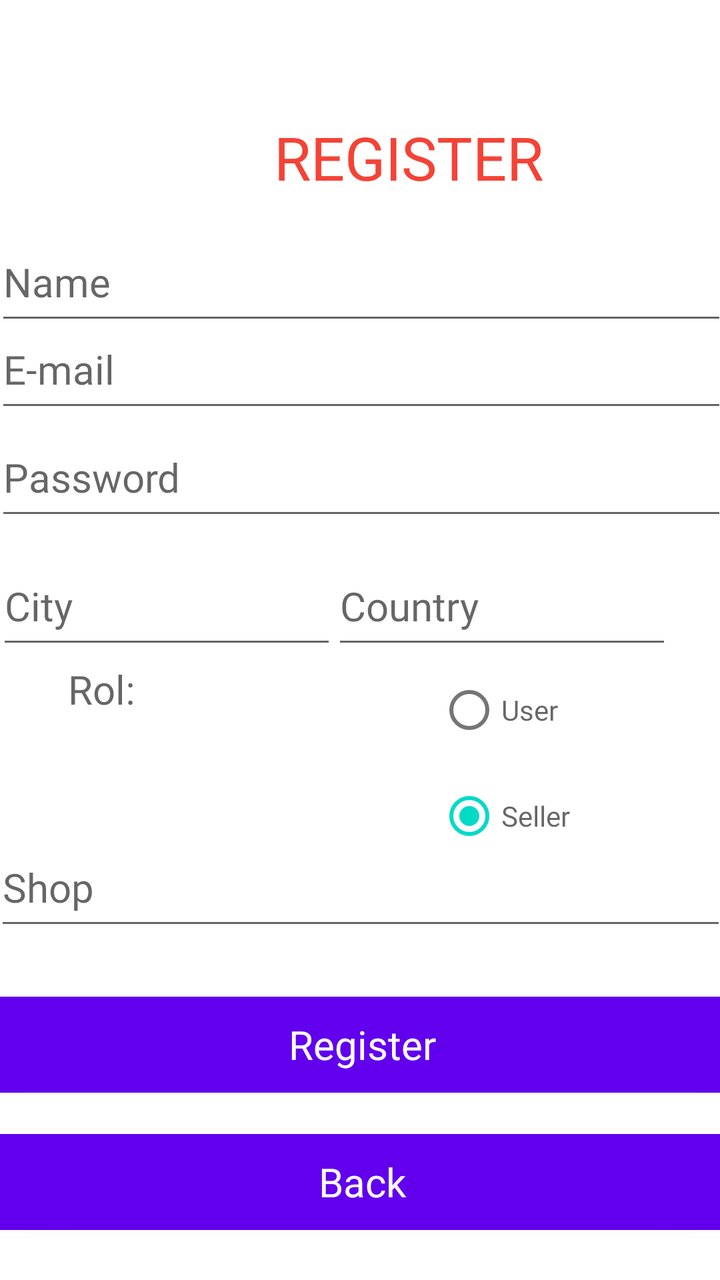
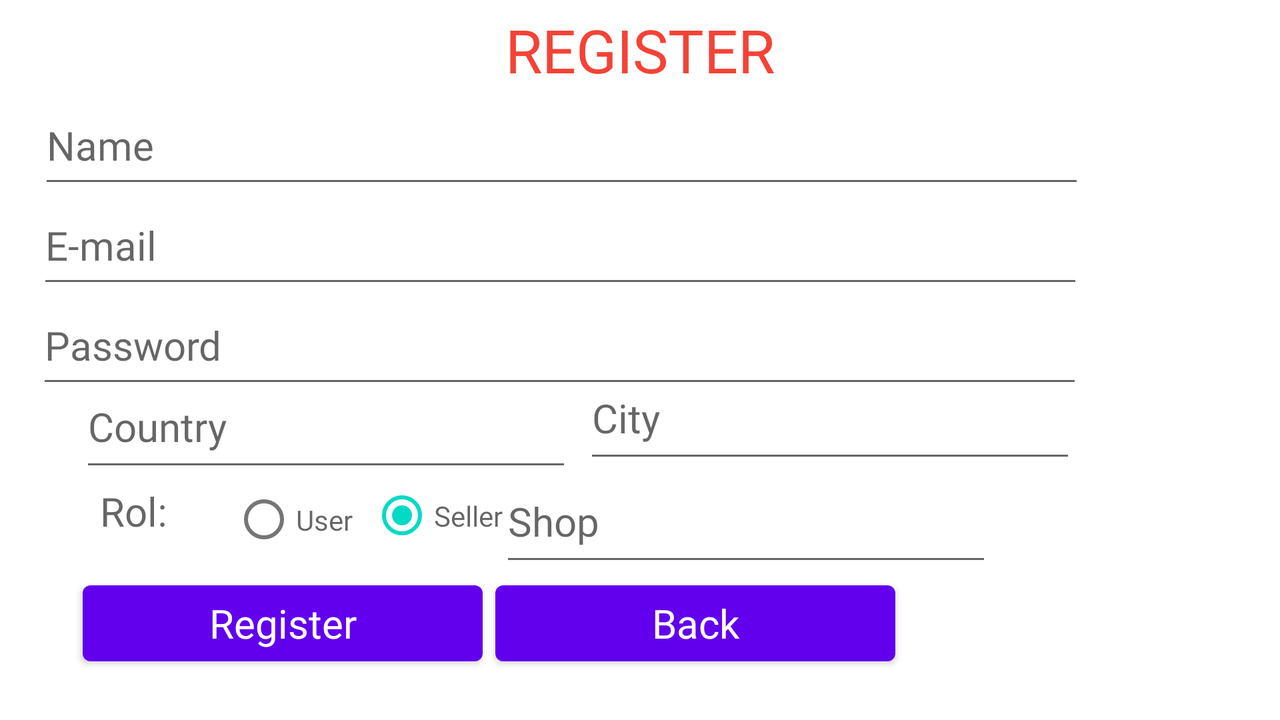

First picture: res/layout/ on a phone held upright. Second picture: the repository's own variant of that layout, on a device whose configuration matches the variant's folder. Source for both follows.
<!-- AndroidManifest.xml: application theme Theme.MiShopVirtual -->
<!-- res/layout/activity_shop_register.xml -->
<?xml version="1.0" encoding="utf-8"?>
<androidx.constraintlayout.widget.ConstraintLayout xmlns:android="http://schemas.android.com/apk/res/android"
    xmlns:app="http://schemas.android.com/apk/res-auto"
    xmlns:tools="http://schemas.android.com/tools"
    android:id="@+id/linearLayout2"
    android:background="@color/material_on_primary_emphasis_medium"
    android:layout_width="match_parent"
    android:layout_height="match_parent"
    tools:context=".shop_register">


    <TextView
        android:id="@+id/tvmensaje2"
        android:layout_width="175dp"
        android:layout_height="45dp"
        android:layout_marginTop="56dp"
        android:layout_marginEnd="68dp"
        android:fontFamily="@font/aladin"
        android:gravity="center"
        android:text="REGISTER"
        android:textColor="#F44336"
        android:textSize="30dp"
        app:layout_constraintEnd_toEndOf="parent"
        app:layout_constraintTop_toTopOf="parent" />

    <EditText
        android:id="@+id/etname"
        android:layout_width="366dp"
        android:layout_height="50dp"
        android:ems="10"
        android:fontFamily="@font/aladin"
        android:gravity="left"
        android:hint="Name"
        android:inputType="textPersonName"
        android:textSize="20dp"
        app:layout_constraintBottom_toBottomOf="parent"
        app:layout_constraintEnd_toEndOf="parent"
        app:layout_constraintHorizontal_bias="0.488"
        app:layout_constraintStart_toStartOf="parent"
        app:layout_constraintTop_toTopOf="parent"
        app:layout_constraintVertical_bias="0.199" />


    <EditText
        android:id="@+id/etemailregister"
        android:layout_width="366dp"
        android:layout_height="50dp"
        android:ems="10"
        android:fontFamily="@font/aladin"
        android:gravity="left"
        android:hint="E-mail"
        android:inputType="textEmailAddress"
        android:textSize="20dp"
        app:layout_constraintBottom_toBottomOf="parent"
        app:layout_constraintEnd_toEndOf="parent"
        app:layout_constraintHorizontal_bias="0.488"
        app:layout_constraintStart_toStartOf="parent"
        app:layout_constraintTop_toTopOf="parent"
        app:layout_constraintVertical_bias="0.273" />

    <EditText
        android:id="@+id/etcountry"
        android:layout_width="170dp"
        android:layout_height="50dp"
        android:layout_marginEnd="24dp"
        android:ems="10"
        android:fontFamily="@font/aladin"
        android:gravity="left"
        android:hint="Country"
        android:inputType="textPersonName"
        android:textSize="20dp"
        app:layout_constraintBottom_toBottomOf="parent"
        app:layout_constraintEnd_toEndOf="parent"
        app:layout_constraintTop_toBottomOf="@+id/etpassword2"
        app:layout_constraintVertical_bias="0.044" />

    <EditText
        android:id="@+id/etcity"
        android:layout_width="170dp"
        android:layout_height="50dp"
        android:ems="10"
        android:fontFamily="@font/aladin"
        android:gravity="left"
        android:hint="City"
        android:inputType="textPersonName"
        android:textSize="20dp"
        app:layout_constraintBottom_toBottomOf="parent"
        app:layout_constraintEnd_toStartOf="@+id/etcountry"
        app:layout_constraintHorizontal_bias="0.52"
        app:layout_constraintStart_toStartOf="parent"
        app:layout_constraintTop_toBottomOf="@+id/etpassword2"
        app:layout_constraintVertical_bias="0.044" />

    <EditText
        android:id="@+id/etpassword2"
        android:layout_width="366dp"
        android:layout_height="50dp"
        android:layout_marginTop="4dp"
        android:ems="10"
        android:fontFamily="@font/aladin"
        android:gravity="left"
        android:hint="Password"
        android:inputType="textPassword"
        android:textSize="20dp"
        app:layout_constraintEnd_toEndOf="parent"
        app:layout_constraintHorizontal_bias="0.489"
        app:layout_constraintStart_toStartOf="parent"
        app:layout_constraintTop_toBottomOf="@+id/etemailregister" />

    <LinearLayout
        android:layout_width="363dp"
        android:layout_height="98dp"
        android:layout_marginStart="24dp"
        android:orientation="horizontal"
        app:layout_constraintBottom_toBottomOf="parent"
        app:layout_constraintStart_toStartOf="parent"
        app:layout_constraintTop_toTopOf="parent"
        app:layout_constraintVertical_bias="0.611">

        <TextView
            android:id="@+id/textView14"
            android:layout_width="232dp"
            android:layout_height="wrap_content"
            android:layout_marginLeft="10dp"
            android:layout_weight="1"
            android:fontFamily="@font/aladin"
            android:gravity="left"
            android:hint="Rol:"
            android:textColor="#070707"
            android:textSize="20dp" />

        <RadioGroup
            android:layout_width="216dp"
            android:layout_height="match_parent"
            android:layout_weight="1">

            <RadioButton
                android:id="@+id/rbuser"
                android:layout_width="match_parent"
                android:layout_height="48dp"
                android:layout_marginBottom="5dp"
                android:fontFamily="@font/aladin"
                android:hint="User" />

            <RadioButton
                android:id="@+id/rbseller"
                android:layout_width="match_parent"
                android:layout_height="48dp"
                android:layout_marginBottom="5dp"
                android:checked="true"
                android:fontFamily="@font/aladin"
                android:hint="Seller" />

        </RadioGroup>

    </LinearLayout>

    <EditText
        android:id="@+id/etshop"
        android:layout_width="366dp"
        android:layout_height="50dp"
        android:ems="10"
        android:fontFamily="@font/aladin"
        android:gravity="left"
        android:hint="Shop"
        android:inputType="textPersonName"
        android:textSize="20dp"
        app:layout_constraintBottom_toBottomOf="parent"
        app:layout_constraintEnd_toEndOf="parent"
        app:layout_constraintHorizontal_bias="0.533"
        app:layout_constraintStart_toStartOf="parent"
        app:layout_constraintTop_toTopOf="parent"
        app:layout_constraintVertical_bias="0.712" />

    <Button
        android:id="@+id/btregistro"
        android:layout_width="380dp"
        android:layout_height="60dp"
        android:fontFamily="@font/aladin"
        android:gravity="center"
        android:onClick="Registrar"
        android:text="Register"
        android:textAppearance="@style/TextAppearance.AppCompat.Body1"
        android:textSize="20dp"
        app:layout_constraintBottom_toBottomOf="parent"
        app:layout_constraintEnd_toEndOf="parent"
        app:layout_constraintHorizontal_bias="0.483"
        app:layout_constraintStart_toStartOf="parent"
        app:layout_constraintTop_toTopOf="parent"
        app:layout_constraintVertical_bias="0.849" />

    <Button
        android:id="@+id/btregresar"
        android:layout_width="380dp"
        android:layout_height="60dp"
        android:fontFamily="@font/aladin"
        android:gravity="center"
        android:onClick="Back"
        android:text="Back"
        android:textAppearance="@style/TextAppearance.AppCompat.Body1"
        android:textSize="20dp"
        app:layout_constraintBottom_toBottomOf="parent"
        app:layout_constraintEnd_toEndOf="parent"
        app:layout_constraintHorizontal_bias="0.483"
        app:layout_constraintStart_toStartOf="parent"
        app:layout_constraintTop_toBottomOf="@+id/btregistro"
        app:layout_constraintVertical_bias="0.317" />

    <ImageView
        android:id="@+id/ivimagen2"
        android:layout_width="140dp"
        android:layout_height="119dp"
        android:layout_marginTop="16dp"
        app:layout_constraintEnd_toStartOf="@+id/tvmensaje2"
        app:layout_constraintHorizontal_bias="0.694"
        app:layout_constraintStart_toStartOf="parent"
        app:layout_constraintTop_toTopOf="parent"
        app:srcCompat="@drawable/red_dragon" />

</androidx.constraintlayout.widget.ConstraintLayout>
<!-- resources referenced by this layout -->
<resources>
  <style name="Theme.MiShopVirtual" parent="Theme.MaterialComponents.DayNight.DarkActionBar">
          
          <item name="colorPrimary">@color/purple_500</item>
          <item name="colorPrimaryVariant">@color/purple_700</item>
          <item name="colorOnPrimary">@color/white</item>
          
          <item name="colorSecondary">@color/teal_200</item>
          <item name="colorSecondaryVariant">@color/teal_700</item>
          <item name="colorOnSecondary">@color/black</item>
          
          <item name="android:statusBarColor" tools:targetApi="l">?attr/colorPrimaryVariant</item>
          
      </style>
</resources>
<!-- res/layout-land/activity_shop_register.xml (the repository's variant of the layout above) -->
<!-- drawn on the phone turned sideways -->
<?xml version="1.0" encoding="utf-8"?>
<androidx.constraintlayout.widget.ConstraintLayout xmlns:android="http://schemas.android.com/apk/res/android"
    xmlns:app="http://schemas.android.com/apk/res-auto"
    xmlns:tools="http://schemas.android.com/tools"
    android:id="@+id/linearLayout2"
    android:layout_width="match_parent"
    android:layout_height="match_parent"
    android:orientation="vertical"
    tools:context=".shop_register">


    <TextView
        android:id="@+id/tvmensaje2"
        android:layout_width="267dp"
        android:layout_height="42dp"
        android:layout_marginTop="16dp"
        android:layout_marginBottom="3dp"
        android:fontFamily="@font/aladin"
        android:gravity="center"
        android:text="REGISTER"
        android:textColor="#F44336"
        android:textSize="30dp"
        app:layout_constraintBottom_toTopOf="@+id/etname"
        app:layout_constraintEnd_toEndOf="parent"
        app:layout_constraintStart_toStartOf="parent"
        app:layout_constraintTop_toTopOf="parent"
        app:layout_constraintVertical_bias="1.0" />

    <EditText
        android:id="@+id/etname"
        android:layout_width="523dp"
        android:layout_height="50dp"
        android:ems="10"
        android:fontFamily="@font/aladin"
        android:gravity="left"
        android:hint="Name"
        android:inputType="textPersonName"
        android:textSize="20dp"
        app:layout_constraintBottom_toBottomOf="parent"
        app:layout_constraintEnd_toEndOf="parent"
        app:layout_constraintHorizontal_bias="0.165"
        app:layout_constraintStart_toStartOf="parent"
        app:layout_constraintTop_toTopOf="parent"
        app:layout_constraintVertical_bias="0.158" />

    <EditText
        android:id="@+id/etemailregister"
        android:layout_width="523dp"
        android:layout_height="50dp"
        android:ems="10"
        android:fontFamily="@font/aladin"
        android:gravity="left"
        android:hint="E-mail"
        android:inputType="textEmailAddress"
        android:textSize="20dp"
        app:layout_constraintBottom_toBottomOf="parent"
        app:layout_constraintEnd_toEndOf="parent"
        app:layout_constraintHorizontal_bias="0.16"
        app:layout_constraintStart_toStartOf="parent"
        app:layout_constraintTop_toBottomOf="@+id/etname"
        app:layout_constraintVertical_bias="0.0" />

    <EditText
        android:id="@+id/etcountry"
        android:layout_width="246dp"
        android:layout_height="51dp"
        android:layout_marginStart="40dp"
        android:layout_marginBottom="132dp"
        android:ems="10"
        android:fontFamily="@font/aladin"
        android:gravity="left"
        android:hint="Country"
        android:inputType="textPersonName"
        android:textSize="20dp"
        app:layout_constraintBottom_toBottomOf="parent"
        app:layout_constraintStart_toStartOf="parent"
        app:layout_constraintTop_toBottomOf="@+id/etpassword2"
        app:layout_constraintVertical_bias="0.428" />

    <EditText
        android:id="@+id/etcity"
        android:layout_width="246dp"
        android:layout_height="51dp"
        android:ems="10"
        android:fontFamily="@font/aladin"
        android:gravity="left"
        android:hint="City"
        android:inputType="textPersonName"
        android:textSize="20dp"
        app:layout_constraintBottom_toBottomOf="parent"
        app:layout_constraintEnd_toEndOf="parent"
        app:layout_constraintHorizontal_bias="0.055"
        app:layout_constraintStart_toEndOf="@+id/etcountry"
        app:layout_constraintTop_toTopOf="parent"
        app:layout_constraintVertical_bias="0.6" />

    <EditText
        android:id="@+id/etpassword2"
        android:layout_width="523dp"
        android:layout_height="50dp"
        android:ems="10"
        android:fontFamily="@font/aladin"
        android:gravity="left"
        android:hint="Password"
        android:inputType="textPassword"
        android:textSize="20dp"
        app:layout_constraintBottom_toBottomOf="parent"
        app:layout_constraintEnd_toEndOf="parent"
        app:layout_constraintHorizontal_bias="0.158"
        app:layout_constraintStart_toStartOf="parent"
        app:layout_constraintTop_toBottomOf="@+id/etemailregister"
        app:layout_constraintVertical_bias="0.0" />

    <LinearLayout
        android:layout_width="254dp"
        android:layout_height="64dp"
        android:layout_marginStart="40dp"
        android:orientation="horizontal"
        app:layout_constraintBottom_toBottomOf="parent"
        app:layout_constraintStart_toStartOf="parent"
        app:layout_constraintTop_toTopOf="parent"
        app:layout_constraintVertical_bias="0.771">

        <TextView
            android:id="@+id/textView14"
            android:layout_width="39dp"
            android:layout_height="46dp"
            android:layout_marginLeft="10dp"
            android:layout_weight="1"
            android:fontFamily="@font/aladin"
            android:gravity="left"
            android:hint="Rol:"
            android:textColor="#070707"
            android:textSize="20dp" />

        <RadioGroup
            android:layout_width="42dp"
            android:layout_height="68dp"
            android:layout_weight="1">

            <RadioButton
                android:id="@+id/rbuser"
                android:layout_width="109dp"
                android:layout_height="match_parent"
                android:layout_marginBottom="5dp"
                android:fontFamily="@font/aladin"
                android:hint="User" />

        </RadioGroup>

        <RadioButton
            android:id="@+id/rbseller"
            android:layout_width="109dp"
            android:layout_height="match_parent"
            android:layout_marginBottom="5dp"
            android:checked="true"
            android:fontFamily="@font/aladin"
            android:hint="Seller" />

    </LinearLayout>

    <EditText
        android:id="@+id/etshop"
        android:layout_width="246dp"
        android:layout_height="51dp"
        android:layout_marginEnd="144dp"
        android:ems="10"
        android:fontFamily="@font/aladin"
        android:gravity="left"
        android:hint="Shop"
        android:inputType="textPersonName"
        android:textSize="20dp"
        app:layout_constraintBottom_toBottomOf="parent"
        app:layout_constraintEnd_toEndOf="parent"
        app:layout_constraintTop_toBottomOf="@+id/etcity"
        app:layout_constraintVertical_bias="0.01" />

    <Button
        android:id="@+id/btregistro"
        android:layout_width="200dp"
        android:layout_height="50dp"
        android:fontFamily="@font/aladin"
        android:gravity="center"
        android:onClick="Registrar"
        android:text="Register"
        android:textAppearance="@style/TextAppearance.AppCompat.Body1"
        android:textSize="20dp"
        app:layout_constraintBottom_toBottomOf="parent"
        app:layout_constraintEnd_toStartOf="@+id/btregresar"
        app:layout_constraintHorizontal_bias="0.868"
        app:layout_constraintStart_toStartOf="parent"
        app:layout_constraintTop_toTopOf="parent"
        app:layout_constraintVertical_bias="0.925" />

    <Button
        android:id="@+id/btregresar"
        android:layout_width="200dp"
        android:layout_height="50dp"
        android:fontFamily="@font/aladin"
        android:gravity="center"
        android:onClick="Back"
        android:text="Back"
        android:textAppearance="@style/TextAppearance.AppCompat.Body1"
        android:textSize="20dp"
        app:layout_constraintBottom_toBottomOf="parent"
        app:layout_constraintEnd_toEndOf="parent"
        app:layout_constraintHorizontal_bias="0.563"
        app:layout_constraintStart_toStartOf="parent"
        app:layout_constraintTop_toTopOf="parent"
        app:layout_constraintVertical_bias="0.925" />

    <ImageView
        android:id="@+id/ivimagen2"
        android:layout_width="166dp"
        android:layout_height="334dp"
        app:layout_constraintBottom_toBottomOf="parent"
        app:layout_constraintEnd_toEndOf="parent"
        app:layout_constraintHorizontal_bias="0.998"
        app:layout_constraintStart_toStartOf="parent"
        app:layout_constraintTop_toTopOf="parent"
        app:layout_constraintVertical_bias="0.207"
        app:srcCompat="@drawable/red_dragon" />

</androidx.constraintlayout.widget.ConstraintLayout>
